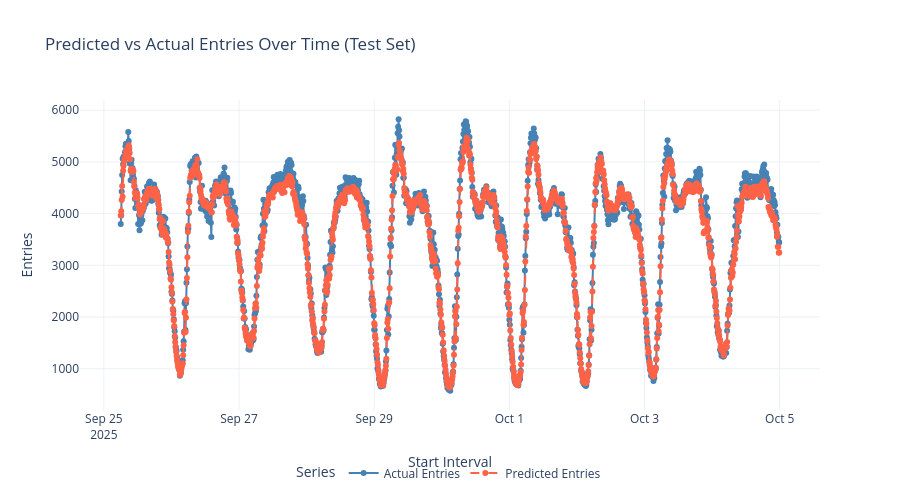

The notebook cell this image was saved under:
### Code cell
import pandas as pd
import plotly.graph_objects as go

# --- Load CSV ---
input_path = "/Users/athmiha/Desktop/final report/rf_test_preds_final.csv"
df_test_preds = pd.read_csv(input_path)

# Ensure datetime format
df_test_preds["start_interval"] = pd.to_datetime(df_test_preds["start_interval"])

entries_time_test = (
    df_test_preds.groupby("start_interval", as_index=False)[
        ["entries", "predicted_entries"]
    ]
    .sum()
    .sort_values("start_interval")
)

fig = go.Figure()

# Actual 
fig.add_trace(go.Scatter(
    x=entries_time_test["start_interval"],
    y=entries_time_test["entries"],
    mode="lines+markers",
    name="Actual Entries",
    line=dict(color="steelblue", width=2)
))

# Predicted 
fig.add_trace(go.Scatter(
    x=entries_time_test["start_interval"],
    y=entries_time_test["predicted_entries"],
    mode="lines+markers",
    name="Predicted Entries",
    line=dict(color="tomato", width=2, dash="dash")
))

# Layout
fig.update_layout(
    title="Predicted vs Actual Entries Over Time (Test Set)",
    xaxis_title="Start Interval",
    yaxis_title="Entries",
    hovermode="x unified",
    template="plotly_white",
    legend=dict(
        title="Series",
        orientation="h",
        yanchor="bottom", y=-0.25,
        xanchor="center", x=0.5
    ),
    height=500,
    width=900
)

fig.show()

### Figure 1 — Plotly figure (JSON) as saved in the notebook; plotly's stock layout.template omitted (floating-point values rounded to 4 significant figures; data arrays with more than 128 entries replaced by an {"elided": "..."} marker saying what was removed)
{"data": [{"line": {"color": "steelblue", "width": 2}, "mode": "lines+markers", "name": "Actual Entries", "type": "scatter", "x": {"elided": "1404 str values"}, "y": {"elided": "1404 int values"}}, {"line": {"color": "tomato", "dash": "dash", "width": 2}, "mode": "lines+markers", "name": "Predicted Entries", "type": "scatter", "x": {"elided": "1404 str values"}, "y": {"elided": "1404 float values"}}], "layout": {"height": 500, "hovermode": "x unified", "legend": {"orientation": "h", "title": {"text": "Series"}, "x": 0.5, "xanchor": "center", "y": -0.25, "yanchor": "bottom"}, "title": {"text": "Predicted vs Actual Entries Over Time (Test Set)"}, "width": 900, "xaxis": {"title": {"text": "Start Interval"}}, "yaxis": {"title": {"text": "Entries"}}}}
